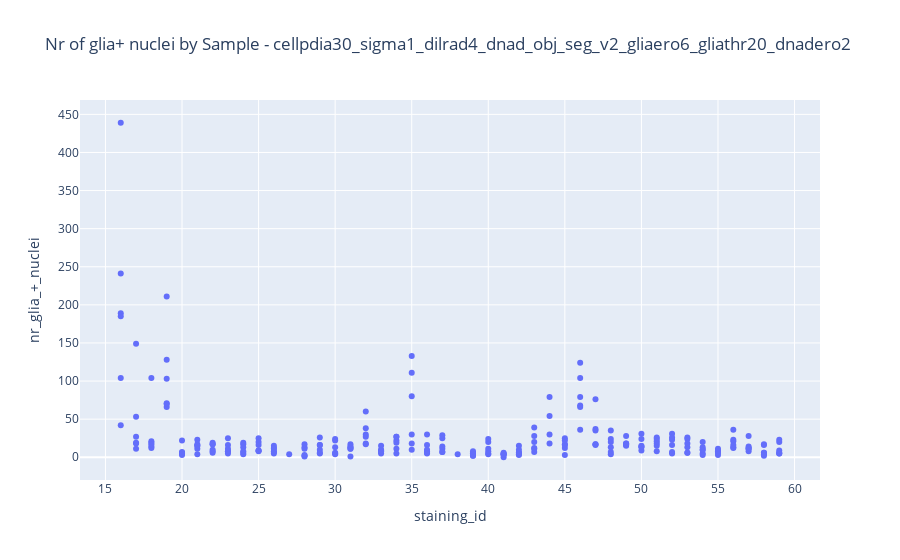

The code cell stored with this chart in its notebook:
### Code cell
# Create the plot
fig = px.scatter(df, x='staining_id', y='nr_glia_+_nuclei',
                 hover_data=['tissue_location','index'], title=f'Nr of glia+ nuclei by Sample - {title}')

# Show the plot
fig.show()

### Figure 1 — Plotly figure (JSON) as saved in the notebook; plotly's stock layout.template omitted (floating-point values rounded to 4 significant figures; data arrays with more than 128 entries replaced by an {"elided": "..."} marker saying what was removed)
{"data": [{"customdata": {"elided": "252x2 mixed values"}, "hovertemplate": "staining_id=%{x}<br>nr_glia_+_nuclei=%{y}<br>tissue_location=%{customdata[0]}<br>index=%{customdata[1]}<extra></extra>", "legendgroup": "", "marker": {"color": "#636efa", "symbol": "circle"}, "mode": "markers", "name": "", "orientation": "v", "showlegend": false, "type": "scatter", "x": {"elided": "252 int values"}, "xaxis": "x", "y": {"elided": "252 int values"}, "yaxis": "y"}], "layout": {"legend": {"tracegroupgap": 0}, "title": {"text": "Nr of glia+ nuclei by Sample - cellpdia30_sigma1_dilrad4_dnad_obj_seg_v2_gliaero6_gliathr20_dnadero2"}, "xaxis": {"anchor": "y", "domain": [0, 1], "title": {"text": "staining_id"}}, "yaxis": {"anchor": "x", "domain": [0, 1], "title": {"text": "nr_glia_+_nuclei"}}}}
